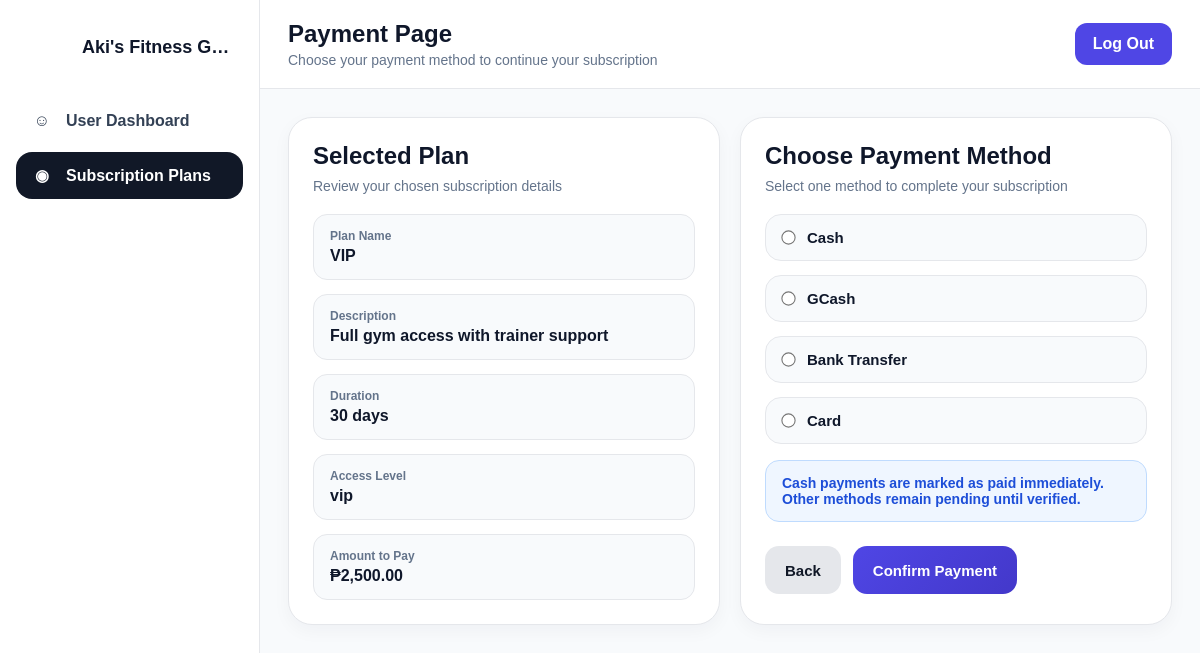
/pages/user_payment.php?subscription_id=3 (signed in), run on the app's committed database.
### tables this page shows
CREATE TABLE `tbl_subscription` (
  `subscription_id` int(11) NOT NULL,
  `plan_name` varchar(100) NOT NULL,
  `description` text DEFAULT NULL,
  `price` decimal(10,2) NOT NULL,
  `duration_days` int(11) NOT NULL,
  `access_level` enum('regular','premium','vip') DEFAULT 'regular',
  `status` enum('active','inactive') DEFAULT 'active',
  `created_at` timestamp NOT NULL DEFAULT current_timestamp(),
  `updated_at` timestamp NOT NULL DEFAULT current_timestamp() ON UPDATE current_timestamp()
);

### pages/user_payment.php (the view, shortened to what this page needs)
<?php
require_once("../includes/db.php");
mysqli_query($conn, "
    UPDATE tbl_member_subscriptions
    SET status = 'pending'
    WHERE start_date > CURDATE()
    AND status != 'cancelled'
");
mysqli_query($conn, "
    UPDATE tbl_member_subscriptions
    SET status = 'active'
    WHERE start_date <= CURDATE()
    AND end_date >= CURDATE()
    AND status != 'cancelled'
");
mysqli_query($conn, "
    UPDATE tbl_member_subscriptions
    SET status = 'expired'
    WHERE end_date < CURDATE()
    AND status != 'cancelled'
");
$subscription_id = isset($_GET['subscription_id'])
    ? (int) $_GET['subscription_id']
    : (int) $_POST['subscription_id'];
$plan_query = mysqli_query($conn, "
    SELECT *
    FROM tbl_subscription
    WHERE subscription_id = '$subscription_id'
    AND status = 'active'
    LIMIT 1
");
$plan = mysqli_fetch_assoc($plan_query);
?>
<!DOCTYPE html>
<html lang="en">
<head>
<link rel="stylesheet" href="/akisgym/assets/css/style.css">
</head>
<body class="saas-body">
<div class="saas-layout">
    <aside class="saas-sidebar">
        <div class="saas-brand">
            <div class="saas-brand-logo"></div>
            <div class="saas-brand-text">Aki's Fitness Gym</div>
        </div>
        <nav class="saas-menu">
            <a href="user_dashboard.php" class="saas-link">
                <span class="saas-link-icon">☺</span>
                <span>User Dashboard</span>
            </a>
            <a href="user_subscriptions.php" class="saas-link active">
                <span class="saas-link-icon">◉</span>
                <span>Subscription Plans</span>
            </a>
        </nav>
    </aside>
    <div class="saas-main">
        <header class="saas-topbar">
            <div class="saas-topbar-left">
                <div>
                    <h2>Payment Page</h2>
                    <p>Choose your payment method to continue your subscription</p>
                </div>
            </div>
            <div class="saas-topbar-right">
                <a href="../auth/logout.php" class="saas-logout-btn">Log Out</a>
            </div>
        </header>
        <main class="saas-content">
            <div class="payment-wrapper">
                <div class="payment-grid">
                    <div class="summary-card">
                        <div class="card-title">Selected Plan</div>
                        <div class="card-subtitle">Review your chosen subscription details</div>
                        <div class="summary-box">
                            <div class="summary-item">
                                <label>Plan Name</label>
                                <span><?php echo htmlspecialchars($plan['plan_name']); ?></span>
                            </div>
                            <div class="summary-item">
                                <label>Description</label>
                                <span><?php echo htmlspecialchars($plan['description']); ?></span>
                            </div>
                            <div class="summary-item">
                                <label>Duration</label>
                                <span><?php echo htmlspecialchars($plan['duration_days']); ?> days</span>
                            </div>
                            <div class="summary-item">
                                <label>Access Level</label>
                                <span><?php echo htmlspecialchars($plan['access_level']); ?></span>
                            </div>
                            <div class="summary-item">
                                <label>Amount to Pay</label>
                                <span>₱<?php echo number_format($plan['price'], 2); ?></span>
                            </div>
                        </div>
                    </div>
                    <div class="payment-card">
                        <div class="card-title">Choose Payment Method</div>
                        <div class="card-subtitle">Select one method to complete your subscription</div>
                        <form method="POST">
                            <div class="payment-methods">
                                <div class="method-option">
                                    <input type="radio" id="cash" name="payment_method" value="cash" <?php echo (isset($_POST['payment_method']) && $_POST['payment_method'] === 'cash') ? 'checked' : ''; ?>>
                                    <label for="cash">Cash</label>
                                </div>
                                <div class="method-option">
                                    <input type="radio" id="gcash" name="payment_method" value="gcash" <?php echo (isset($_POST['payment_method']) && $_POST['payment_method'] === 'gcash') ? 'checked' : ''; ?>>
                                    <label for="gcash">GCash</label>
                                </div>
                                <div class="method-option">
                                    <input type="radio" id="bank_transfer" name="payment_method" value="bank_transfer" <?php echo (isset($_POST['payment_method']) && $_POST['payment_method'] === 'bank_transfer') ? 'checked' : ''; ?>>
                                    <label for="bank_transfer">Bank Transfer</label>
                                </div>
                                <div class="method-option">
                                    <input type="radio" id="card" name="payment_method" value="card" <?php echo (isset($_POST['payment_method']) && $_POST['payment_method'] === 'card') ? 'checked' : ''; ?>>
                                    <label for="card">Card</label>
                                </div>
                            </div>
                            <div class="info-note">
                                Cash payments are marked as paid immediately. Other methods remain pending until verified.
                            </div>
                            <div class="payment-actions">
                                <a href="user_subscriptions.php" class="back-btn">Back</a>
                                <button type="submit" name="confirm_payment" class="pay-btn">Confirm Payment</button>
                            </div>
                        </form>
                    </div>
                </div>
            </div>
        </main>
    </div>
</div>
</body>
</html>

### assets/css/style.css (style rules this page uses)
* { margin:0; padding:0; box-sizing:border-box; }
html, body { width:100%; height:100%; font-family:Arial, Helvetica, sans-serif; }
body.saas-body { margin:0; background:#f8fafc; font-family:Arial, Helvetica, sans-serif; color:#0f172a; }
.saas-layout { display:flex; min-height:100vh; width:100%; }
.saas-main { flex:1; min-width:0; display:flex; flex-direction:column; }
.saas-sidebar { width:260px; min-width:260px; background:#ffffff; border-right:1px solid #e5e7eb; padding:24px 16px; transition:0.3s ease; overflow:hidden; flex-shrink:0; display:flex; flex-direction:column; }
.saas-brand { display:flex; align-items:center; gap:12px; margin-bottom:28px; padding:0 8px; }
.saas-brand-logo { width:46px; height:46px; border-radius:50%; overflow:hidden; flex-shrink:0; display:flex; align-items:center; justify-content:center; background:#ffffff; }
.saas-brand-text { font-weight:700; font-size:18px; white-space:nowrap; overflow:hidden; text-overflow:ellipsis; }
.saas-menu { display:flex; flex-direction:column; gap:8px; }
.saas-link { display:flex; align-items:center; gap:12px; text-decoration:none; color:#334155; padding:14px 14px; border-radius:16px; font-weight:600; transition:0.2s ease; }
.saas-link.active { background:#111827; color:#fff; }
.saas-link-icon { width:24px; text-align:center; flex-shrink:0; }
.saas-topbar { display:flex; justify-content:space-between; align-items:center; padding:20px 28px; background:#ffffff; border-bottom:1px solid #e5e7eb; }
.saas-topbar-left { display:flex; align-items:center; gap:14px; }
.saas-topbar-left h2 { margin:0; font-size:24px; }
.saas-topbar-left p { margin:4px 0 0; color:#64748b; font-size:14px; }
.saas-topbar-right { display:flex; align-items:center; gap:16px; }
.saas-logout-btn { text-decoration:none; background:#4f46e5; color:#fff; padding:12px 18px; border-radius:12px; font-weight:700; }
.saas-content { padding:28px; }

### pages/user_payment.php (style rules this page uses)
.payment-wrapper { max-width:900px; margin:0 auto; }
.payment-grid { display:grid; grid-template-columns:1fr 1fr; gap:20px; }
.payment-card, .summary-card { background:#ffffff; border:1px solid #e5e7eb; border-radius:24px; padding:24px; box-shadow:0 6px 18px rgba(15, 23, 42, 0.04); }
.card-title { font-size:24px; font-weight:800; color:#0f172a; margin-bottom:8px; }
.card-subtitle { color:#64748b; font-size:14px; margin-bottom:20px; }
.summary-box { display:grid; gap:14px; }
.summary-item { padding:14px 16px; border:1px solid #e5e7eb; border-radius:14px; background:#f8fafc; }
.summary-item label { display:block; font-size:12px; color:#64748b; margin-bottom:4px; font-weight:600; }
.summary-item span { font-size:16px; font-weight:800; color:#0f172a; }
.payment-methods { display:grid; gap:14px; margin-top:14px; }
.method-option { border:1px solid #e5e7eb; border-radius:16px; padding:14px 16px; background:#f8fafc; display:flex; align-items:center; gap:12px; }
.method-option input { transform:scale(1.1); }
.method-option label { font-size:15px; font-weight:700; color:#0f172a; cursor:pointer; width:100%; }
.info-note { margin-top:16px; padding:14px 16px; border-radius:14px; background:#eff6ff; border:1px solid #bfdbfe; color:#1d4ed8; font-size:14px; font-weight:600; }
.payment-actions { display:flex; gap:12px; margin-top:24px; flex-wrap:wrap; }
.pay-btn, .back-btn { text-decoration:none; border:none; border-radius:14px; height:48px; padding:0 20px; font-size:15px; font-weight:700; cursor:pointer; display:inline-flex; align-items:center; justify-content:center; }
.pay-btn { background:linear-gradient(135deg, #4f46e5, #4338ca); color:#fff; }
.back-btn { background:#e5e7eb; color:#111827; }

### data on the page
tbl_subscription: plan_name "VIP", description "Full gym access with trainer support", duration_days "30", access_level "vip", price "2,500.00"
